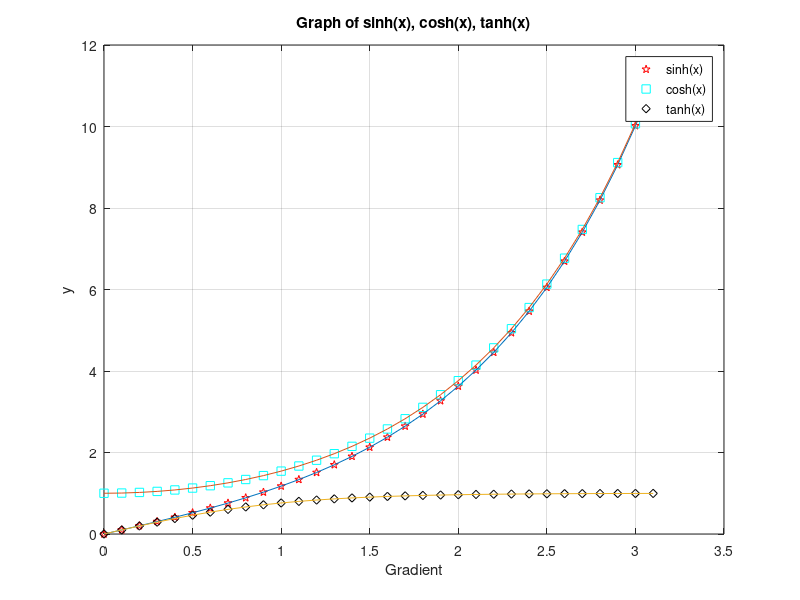

Reproduce this figure in MATLAB.
x=[0:0.1:3.14];
y1=sinh(x);
y2=cosh(x);
y3=tanh(x);
plot(x,y1,'rp',x,y2,'cs',x,y3,'kd',x,y1,x,y2,x,y3)
xlabel('Gradient'), ylabel('y'), title('Graph of sinh(x), cosh(x), tanh(x)')
legend('sinh(x)','cosh(x)','tanh(x)')
grid on
